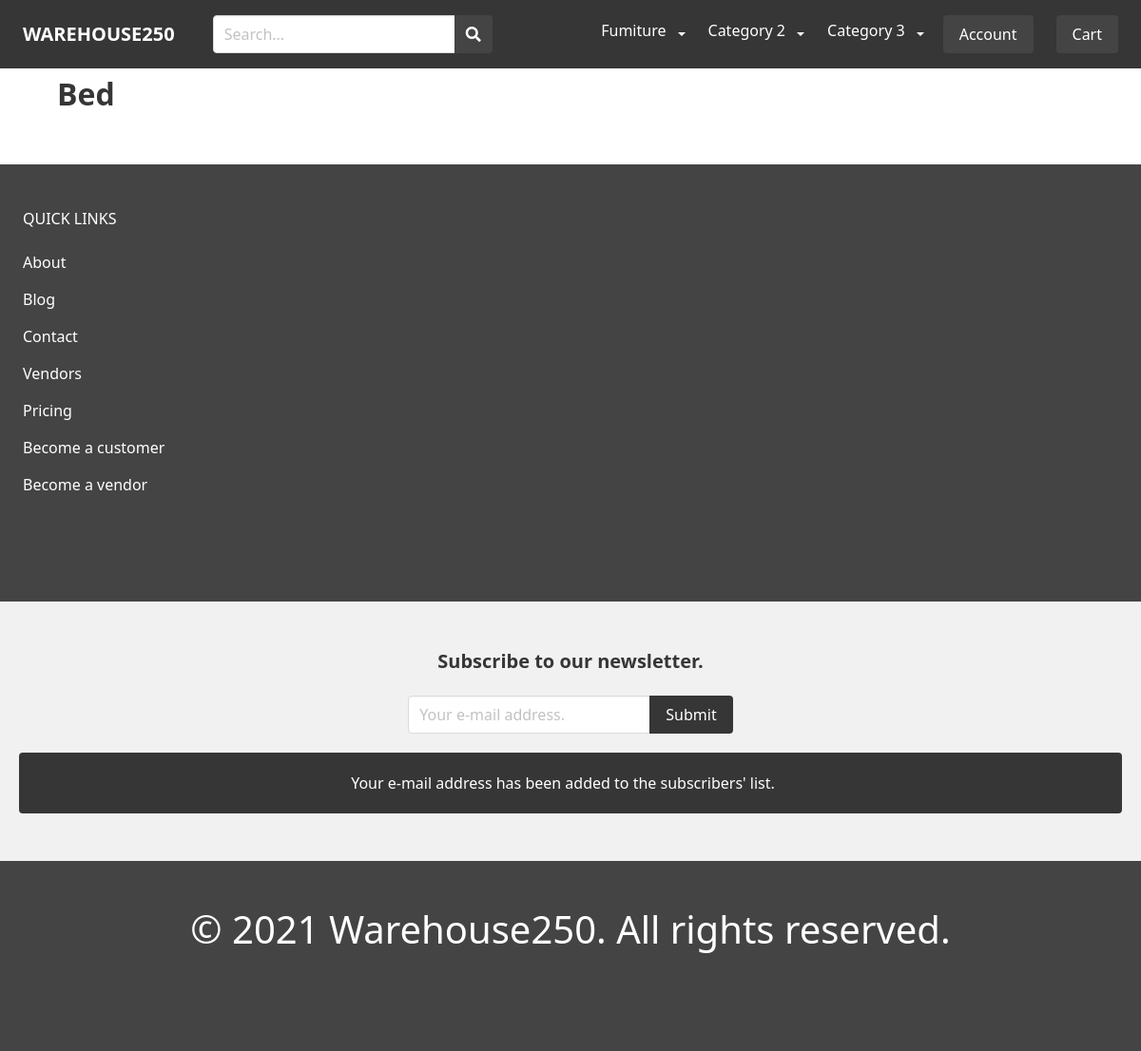
Page /Fumiture/Bedroom/Bed/ on the earlier database version.
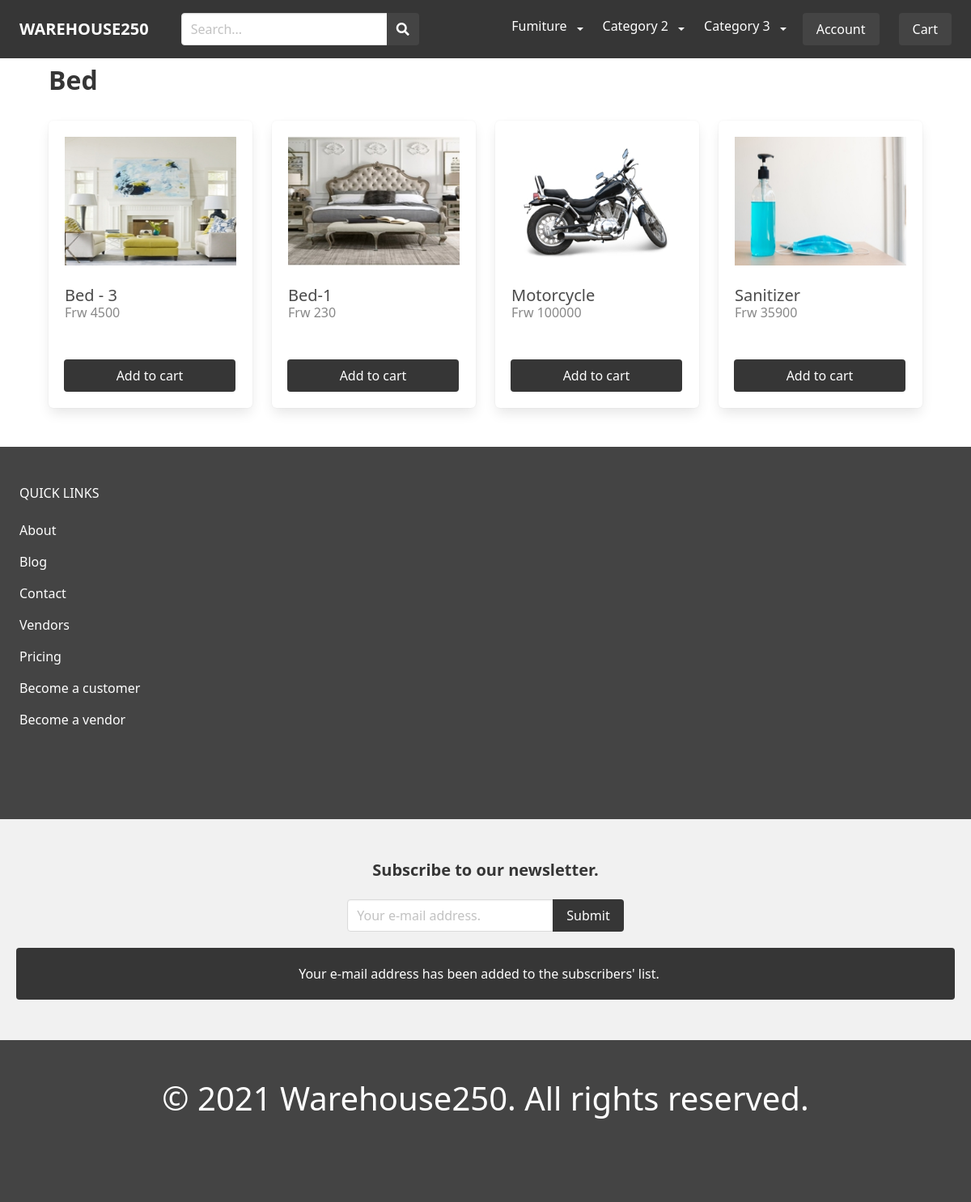
Same page on the later database version.
### apps/product/models.py (models this page shows, shortened)
class Category(models.Model):
    title = models.CharField(max_length=255)
    slug = models.SlugField(max_length=255)
    ordering = models.IntegerField(default=0)
    is_featured = models.BooleanField(default=False)
    class Meta:
        ordering = ['ordering']
        verbose_name_plural = 'Categories'

class Product(models.Model):
    category = models.ForeignKey(
        SubSubCategory, related_name='products', on_delete=models.CASCADE)
    parent = models.ForeignKey(
        'self', related_name='variants', on_delete=models.CASCADE, blank=True, null=True)
    vendor = models.ForeignKey(
        Vendor, related_name='products', on_delete=models.CASCADE)
    title = models.CharField(max_length=255)
    slug = models.SlugField(max_length=255)
    description = models.TextField(blank=True, null=True)
    price = models.DecimalField(max_digits=6, decimal_places=0)
    date_added = models.DateTimeField(auto_now_add=True)
    image = models.ImageField(upload_to='uploads/', blank=True, null=True)
    thumbnail = models.ImageField(upload_to='uploads/', blank=True, null=True)
    is_featured = models.BooleanField(default=False)
    num_available = models.IntegerField(default=1)
    num_visits = models.IntegerField(default=0)
    last_visit = models.DateTimeField(blank=True, null=True)
    pickup_available = models.BooleanField(default=False)
    visible = models.BooleanField(default=False)
    class Meta:
        ordering = ['-date_added']
    def get_thumbnail(self):
        if self.thumbnail:
            return self.thumbnail.url

### apps/product/views.py (the view, shortened to what this page needs)
# urls.py: path('<slug:category_slug>/<slug:subcategory_slug>/<slug:subsubcategory_slug>/', views.subsubcategory, name='subsubcategory'),
def subsubcategory(request, category_slug, subcategory_slug, subsubcategory_slug):
    category = get_object_or_404(SubSubCategory, slug=subsubcategory_slug)
    products = Product.objects.filter(visible=True)
    return render(request, 'product/subsubcategory.html', {'category': category, 'products': products})

### apps/cart/cart.py (called while the page is built)
    def __len__(self):
        sum_quantity = 0
        for item in self.cart.values():
            if 'quantity' in item:
                sum_quantity += item['quantity']
        return sum_quantity

### apps/cart/context_processors.py (called while the page is built)
def cart(request):
    return {'cart': Cart(request)}

### apps/product/context_processors.py (called while the page is built)
def menu_categories(request):
    categories = Category.objects.all()
    for category in categories:
        subcategories = SubCategory.objects.filter(category=category)
        for subcategory in subcategories:
            subsubcategories = SubSubCategory.objects.filter(sub_category = subcategory)
            if len(subsubcategories) > 0:
                subcategory.children = subsubcategories
                subcategory.has_children = True
            else:
                subcategory.has_children = False
        if len(subcategories) > 0:
            category.children = subcategories
            category.has_children = True
        else:
            category.has_children = False
    return {'menu_categories': categories}

### apps/product/templates/product/subsubcategory.html (shortened to what this page needs)
{% extends 'core/base.html' %}
{% block content %}
    <div class="columns is-multiline">
        <div class="column is-12">
            <h1 class="title">{{ category.title }}</h1>
        </div>
        {% for product in category.products.all %}
            {% if product.vendor.enabled and product.visible %}
                {% include 'product/parts/list_item.html' %}
            {% endif %}
        {% endfor %}
    </div>
{% endblock %}

### apps/core/templates/core/base.html (shortened to what the changed rows need)
{% load static %}
<!DOCTYPE html>
<html>
    <head>
        <link rel="stylesheet" href="https://cdn.jsdelivr.net/npm/bulma@0.9.1/css/bulma.min.css">
        <link rel="stylesheet" href="https://cdnjs.cloudflare.com/ajax/libs/font-awesome/5.15.3/css/all.min.css">
        <link rel="stylesheet" href="{% static 'styles/main.css' %}">
        <link href="https://cdn.jsdelivr.net/npm/bootstrap@5.0.0-beta2/dist/css/bootstrap.min.css" rel="stylesheet">
    </head>
    <body>
        <nav class="navbar navbar-expand-lg is-dark is-fixed-top">
            <div class="container-fluid">
             <div class="collapse navbar-collapse" id="main_nav">
               <ul class="navbar-nav">
                {% for category in menu_categories %}
                    {% if category.has_children %}
                        <li class="nav-item dropdown">
                            <a class="dropdown-item main-item" href="{% url 'category' category.slug %}" >
                                {{ category.title }}
                            </a>
                            <a class="nav-link dropdown-toggle" href="#" data-bs-toggle="dropdown"> </a>
                        </li>
                    {% else %}
                        <li class="nav-item"><a class="nav-link" href="{% url 'category' category.slug %}"> {{ category.title }} </a></li>
                    {% endif %}
                {% endfor %}
               </ul>
             </div>
            </div>
           </nav>
        <section class="section">
            <div class="container">
            {% block content %}
            {% endblock  %}
            </div>
        </section>
        {% include 'parts/newsletter.html' %}
        <footer class="footer">
            <h1 class="has-text-centered"> © 2021 Warehouse250. All rights reserved.</h1>
        </footer>
    </body>
</html>

### apps/product/templates/product/parts/list_item.html (shortened to what this page needs)
<div class="column is-3 product-list-item">
    <div class="box">
        <figure class="image is-4by3 mb-4">
            <a href="{% url 'product' product.category.sub_category.category.slug product.category.sub_category.slug product.category.slug product.slug %}">
                <img src="{{ product.get_thumbnail }}">
            </a>
        </figure>
        <h2 class="subtitle">{{ product.title }}</h2>
        <h3 class="price is-size-6 mb-5">Frw {{ product.price }}</h3>
        <form method="post" action=".">
            <div class="field has-addons">
                    <button class="button is-dark is-fullwidth">Add to cart</button>
            </div>
        </form>
    </div>
</div>

Differences in the rows shown:
added Product: get_thumbnail (picture), title "Bed - 3", price "4500"
now on this page (row edited): Product: get_thumbnail (picture), title "Bed-1", price "230"
now on this page (row edited): Product: get_thumbnail (picture), title "Motorcycle", price "100000"
now on this page (row edited): Product: get_thumbnail (picture), title "Sanitizer", price "35900"
